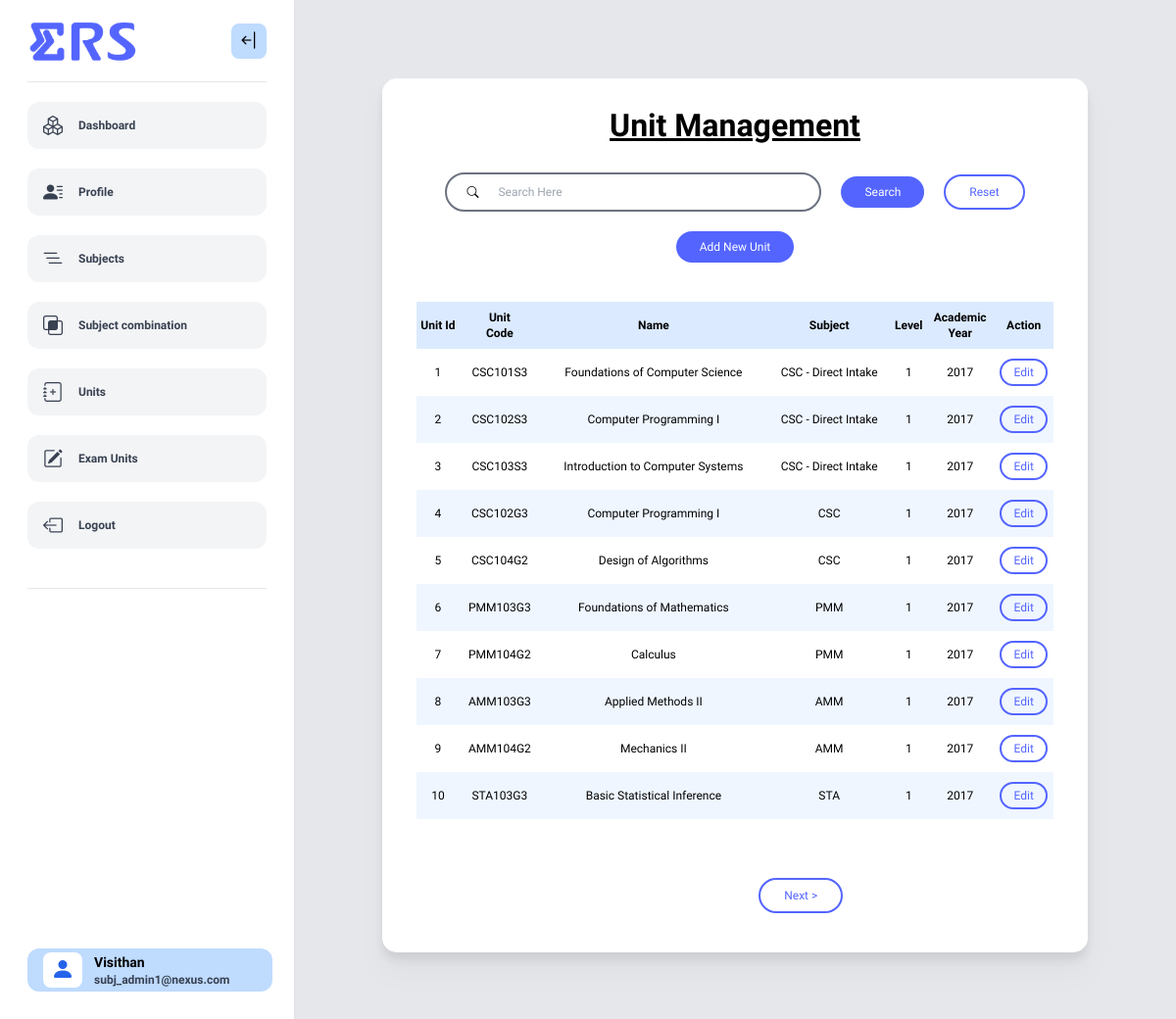
The page /admin/index.php?page=units (signed in) on the database its author committed.
### tables this page shows
CREATE TABLE `unit` (
  `unitId` int(11) NOT NULL,
  `unitCode` varchar(50) NOT NULL,
  `name` varchar(255) NOT NULL,
  `subject` varchar(50) NOT NULL,
  `level` int(1) NOT NULL,
  `acYearAdded` int(4) NOT NULL
);

### config/adminName.php (called while the page is built, shortened)
<?php
$get_name = "
    SELECT a.name, ad.title
    FROM admin a
    INNER JOIN admin_details ad
    ON a.email = ad.email
    WHERE ad.email ='".$_SESSION['userid']."'";
$res = mysqli_fetch_assoc(mysqli_query($con, $get_name));
$userprofname = $res['name'];
?>

### admin/subjectAdmin/unit.php (the view, shortened to what this page needs)
<?php
$current_page = isset($_GET['no']) ? intval($_GET['no']) : 1;
$records_per_page =10;
$offset = ($current_page - 1) * $records_per_page;
$sql = "SELECT * FROM unit";
$limit = " LIMIT $offset, $records_per_page";
$forcount = $sql;
$sql .= $limit;
$unitlist = mysqli_query($con, $sql);
?>
<div class="flex flex-col items-center justify-around gap-5">
    <h1 class="title">Unit Management</h1>
    <div class="flex items-center gap-5 mt-5">
        <form  id="searchform" action="index.php?page=units" method="post" class="flex items-center gap-5">
            <div class="search-bar w-96 h-10 border-2 border-gray-500 rounded-full flex items-center gap-5 px-5">
                <i class="bi bi-search"></i>
                <input type="text" name="searchkey" placeholder="Search Here" value="<?php echo (isset($searchkey)) ? $searchkey : "" ?>" class="outline-none h-full w-full" required>
            </div>
            <button class="btn fill-btn" type="submit" name="search">Search</button>
        </form>
        <a href="index.php?page=units">
            <button id="add" class="btn outline-btn">Reset</button>
        </a>
    </div>
    <a href="index.php?page=addUnit">
        <button id="add" class="btn fill-btn">Add New Unit</button>
    </a>
    <table class="w-11/12 mt-5 text-center">
        <tr class="h-12 bg-blue-100 font-semibold">
            <th>Unit Id</th>
            <th>Unit<br>Code</th>
            <th>Name</th>
            <th>Subject</th>
            <th>Level</th>
            <th>Academic<br>Year</th>
            <th>Action</th>
        </tr>
        <?php
        if (mysqli_num_rows($unitlist) > 0) {
        while ($row = mysqli_fetch_assoc($unitlist)) {
            ?>
            <tr class="h-12 odd:bg-blue-50">
                <td><?php echo $row['unitId']; ?></td>
                <td><?php echo $row['unitCode']; ?></td>
                <td><?php echo $row['name']; ?></td>
                <td><?php echo $row['subject']; ?></td>
                <td><?php echo $row['level']; ?></td>
                <td><?php echo $row['acYearAdded']; ?></td>
                <td>
                    <button onclick="edit('<?php echo $row['unitId']; ?>')" class="btn outline-btn !py-1 !px-3">Edit</button>
                </td>
            </tr>
            <?php
        }
        } else {
            echo "<tr class='h-12 odd:bg-blue-50'>
                     <td colspan='7'>No record found</td>
                  </tr>
                                        ";
        }
        ?>
    </table>
    <div class="w-1/2 flex items-center justify-around mt-10">
    <?php
        $next_page = $current_page + 1;
        echo "<br>";
        $count_result = mysqli_query($con, $forcount);
        $total_records = $count_result->num_rows;
        $total_pages = ceil($total_records / $records_per_page);
        if ($next_page <= $total_pages) {
            echo "<button onclick='pagechange($next_page)' class='btn outline-btn'>Next ></button>";
        }
    ?>
    </div>
</div>

### admin/navbar.php (shortened to what this page needs)
<nav
        id="navBar"
        class="fixed top-0 bottom-0 lg:left-0 py-5 px-7 w-[300px] bg-white drop-shadow-sm transition-all">
    <div class="flex items-center justify-between">
        <img
                src="../assets/img/logo/ERS_logo.gif"
                alt="Logo"
                class="w-28 transition-all"
                id="nav-logo"/>
        <i
                onclick="toggleNavBar()"
                id="open-close-btn"
                class="bi bi-arrow-bar-left text-xl py-1 px-2 rounded-lg bg-blue-200 text-black cursor-pointer transition-all"></i>
    </div>
    <hr class="bg-gray-700 my-5"/>
    <div class="flex flex-col gap-5" id="navLinks">
        <a
                id="dashboardLink"
                href="../admin"
                class="flex items-center gap-4 w-full bg-gray-100 rounded-xl py-2.5 px-4 cursor-pointer transition-all hover:bg-gray-200 hover:text-black font-semibold text-gray-700">
            <i class="bi bi-boxes text-xl"></i>
            <span class="transition-all">Dashboard</span>
        </a>
        <a
                id="dashboardLink"
                href="index.php?page=profile"
                class="flex items-center gap-4 w-full bg-gray-100 rounded-xl py-2.5 px-4 cursor-pointer transition-all hover:bg-gray-200 hover:text-black font-semibold text-gray-700">
            <i class="bi bi-person-lines-fill text-xl"></i>
            <span class="transition-all">Profile</span>
        </a>
        <?php if ($_SESSION['role'] == "Admin_Subject") { ?>
            <a
                    id="dashboardLink"
                    href="index.php?page=subj"
                    class="flex items-center gap-4 w-full bg-gray-100 rounded-xl py-2.5 px-4 cursor-pointer transition-all hover:bg-gray-200 hover:text-black font-semibold text-gray-700">
                <i class="bi bi-list-nested text-xl"></i>
                <span class="transition-all">Subjects</span>
            </a>
            <a
                    id="dashboardLink"
                    href="index.php?page=subComb"
                    class="flex items-center gap-4 w-full bg-gray-100 rounded-xl py-2.5 px-4 cursor-pointer transition-all hover:bg-gray-200 hover:text-black font-semibold text-gray-700">
                <i class="bi bi-intersect text-xl"></i>
                <span class="transition-all">Subject combination</span>
            </a>
            <a
                    id="dashboardLink"
                    href="index.php?page=units"
                    class="flex items-center gap-4 w-full bg-gray-100 rounded-xl py-2.5 px-4 cursor-pointer transition-all hover:bg-gray-200 hover:text-black font-semibold text-gray-700">
                <i class="bi bi-journal-plus text-xl"></i>
                <span class="transition-all">Units</span>
            </a>
            <?php if (isset($curExam)) { ?>
                <a
                        id="dashboardLink"
                        href="index.php?page=asignUnits"
                        class="flex items-center gap-4 w-full bg-gray-100 rounded-xl py-2.5 px-4 cursor-pointer transition-all hover:bg-gray-200 hover:text-black font-semibold text-gray-700">
                    <i class="bi bi-pencil-square text-xl"></i>
                    <span class="transition-all">Exam Units</span>
                </a>
            <?php } ?>
        <?php } ?>
        <a
                id="dashboardLink"
                href="../logout.php"
                class="flex items-center gap-4 w-full bg-gray-100 rounded-xl py-2.5 px-4 cursor-pointer transition-all hover:bg-gray-200 hover:text-black font-semibold text-gray-700">
            <i class="bi bi-box-arrow-left text-xl"></i>
            <span class="transition-all">Logout</span>
        </a>
    </div>
    <hr class="bg-gray-700 my-10"/>
    <a
            id="profile-sec"
            href="index.php?page=profile"
            class="fixed bottom-10 w-10/12 mx-auto bg-blue-200 rounded-xl flex items-center gap-3 py-1 px-4 cursor-pointer overflow-x-hidden">
        <i
                class="user-icon bi bi-person-fill text-2xl py-0.5 px-2 rounded-lg bg-white text-blue-600"></i>
        <div class="name-email leading-tight">
            <h4 class="text-black font-bold text-sm"><?php echo $userprofname ?></h4>
            <p class="text-xs font-semibold text-gray-700"><?php echo $_SESSION['userid'] ?></p>
        </div>
    </a>
</nav>

### assets/css/admin.css (style rules this page uses)
:root { --primary: #5465ff; --secondary: #bfd7ff; --error: #ff5733; --title: "Kanit"; }
* { margin: 0; padding: 0; box-sizing: border-box; font-family: "Geologica", serif; }
.title { font-family: var(--title); font-weight: bolder; font-size: 2rem; text-decoration: underline; }
.btn { border: none; border-radius: 9999px; padding: 0.5rem 1.5rem; font-weight: 500; cursor: pointer; text-align: center; transition: 0.4s all ease; }
.fill-btn { background-color: var(--primary) !important; color: white; }
.outline-btn { background-color: transparent; color: var(--primary); border: 2px solid var(--primary) !important; }

### rows shown on the page
unit: unitId "1", unitCode "CSC101S3", name "Foundations of Computer Science", subject "CSC - Direct Intake", level "1", acYearAdded "2017"
unit: unitId "2", unitCode "CSC102S3", name "Computer Programming I", subject "CSC - Direct Intake", level "1", acYearAdded "2017"
unit: unitId "3", unitCode "CSC103S3", name "Introduction to Computer Systems", subject "CSC - Direct Intake", level "1", acYearAdded "2017"
unit: unitId "4", unitCode "CSC102G3", name "Computer Programming I", subject "CSC", level "1", acYearAdded "2017"
unit: unitId "5", unitCode "CSC104G2", name "Design of Algorithms", subject "CSC", level "1", acYearAdded "2017"
unit: unitId "6", unitCode "PMM103G3", name "Foundations of Mathematics", subject "PMM", level "1", acYearAdded "2017"
unit: unitId "7", unitCode "PMM104G2", name "Calculus", subject "PMM", level "1", acYearAdded "2017"
unit: unitId "8", unitCode "AMM103G3", name "Applied Methods II", subject "AMM", level "1", acYearAdded "2017"
unit: unitId "9", unitCode "AMM104G2", name "Mechanics II", subject "AMM", level "1", acYearAdded "2017"
unit: unitId "10", unitCode "STA103G3", name "Basic Statistical Inference", subject "STA", level "1", acYearAdded "2017"

### other values the page prints
$userprofname "Visithan"
$_SESSION['userid'] "subj_admin1@nexus.com"
